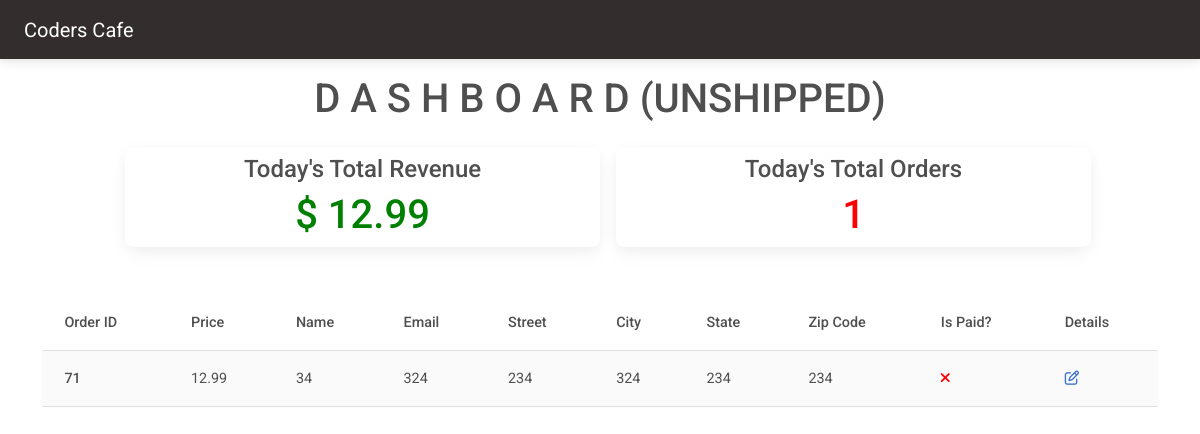
/cafe/dashboard/ (signed in), run on the app's committed database.
### customer/models.py (models this page shows, shortened)
class OrderModel(models.Model):
    created_on = models.DateTimeField(auto_now_add=True)
    price = models.DecimalField(max_digits=7, decimal_places=2)
    items = models.ManyToManyField('MenuItem', related_name='order', blank=True)
    name = models.CharField(max_length=50, blank=True)
    email = models.CharField(max_length=50, blank=True)
    street = models.CharField(max_length=50, blank=True)
    city = models.CharField(max_length=50, blank=True)
    state = models.CharField(max_length=15, blank=True)
    zip_code = models.IntegerField(blank=True, null=True)
    is_paid = models.BooleanField(default=False)
    is_shipped = models.BooleanField(default=False)

### cafe/views.py (the view)
# urls.py: path('dashboard/', Dashboard.as_view(), name='dashboard'),
class Dashboard(LoginRequiredMixin, UserPassesTestMixin, View):
    def get(self, request, *args, **kwargs):
        today = datetime.today()
        orders = OrderModel.objects.filter(created_on__year=today.year, created_on__month=today.month, created_on__day=today.day)
        unshipped_orders = []
        total_revenue = 0
        for order in orders:
            total_revenue += order.price
            if not order.is_shipped:
                unshipped_orders.append(order)
        context = {
            'orders': unshipped_orders,
            'total_revenue': total_revenue,
            'total_orders': len(orders)
        }
        return render(request, 'cafe/dashboard.html', context)
    def test_func(self):
        return self.request.user.groups.filter(name='Staff').exists()

### cafe/templates/cafe/dashboard.html
{% extends 'cafe/base.html' %}
{% block content %}
<h1 class='mt-3 text-center'>D A S H B O A R D (UNSHIPPED)</h1>
<div class='container'>
    <div class='row justify-content-center'>
        <div class='card col-md-5 mt-3 ms-3'>
            <h4 class='text-center pt-2'>Today's Total Revenue</h4>
            <h1 class='text-center' style='color: green;'>$ {{ total_revenue }}</h1>
        </div>
        <div class='card col-md-5 mt-3 ms-3'>
            <h4 class='text-center pt-2'>Today's Total Orders</h4>
            <h1 class='text-center' style='color: red;'>{{ total_orders }}</h1>
        </div>
    </div>
    <div class='row justify-content-center'>
        <div class='col-md-12 mt-5'>
            {% if orders|length == 0 %}
                <div class='text-center'>
                    <h2>ALL Items Have Been Shipped!</h2>
                </div>
            {% else %}
                <table class='table table-hover table-striped'>
                    <thead>
                        <tr>
                            <th scope='col'>Order ID</th>
                            <th scope='col'>Price</th>
                            <th scope='col'>Name</th>
                            <th scope='col'>Email</th>
                            <th scope='col'>Street</th>
                            <th scope='col'>City</th>
                            <th scope='col'>State</th>
                            <th scope='col'>Zip Code</th>
                            <th scope='col'>Is Paid?</th>
                            <th scope='col'>Details</th>
                        </tr>
                    </thead>
                    <tbody>
                        {% for order in orders %}
                            <tr>
                                <th scope='row'>{{ order.pk }}</th>
                                <td>{{ order.price }}</td>
                                <td>{{ order.name }}</td>
                                <td>{{ order.email }}</td>
                                <td>{{ order.street }}</td>
                                <td>{{ order.city }}</td>
                                <td>{{ order.state }}</td>
                                <td>{{ order.zip_code }}</td>
                                <td>
                                    {% if order.is_paid %}
                                        <i style='color: green;' class='fas fa-check'></i>
                                    {% else %}
                                        <i style='color: red;' class='fas fa-times'></i>
                                    {% endif %}
                                </td>
                                <td>
                                    <a href='{% url "order-details" order.pk %}'>
                                        <i class='far fa-edit'></i>
                                    </a>
                                </td>
                            </tr>
                        {% endfor %}
                    </tbody>
                </table>
            {% endif %}
        </div>
    </div>
</div>
{% endblock content %}

### data on the page
OrderModel: pk "71", price "12.99", name "34", email "324", street "234", city "324", state "234", zip_code "234", is_paid False (drawn)

### other printed values
{{ total_revenue }} "12.99"
{{ total_orders }} "1"
